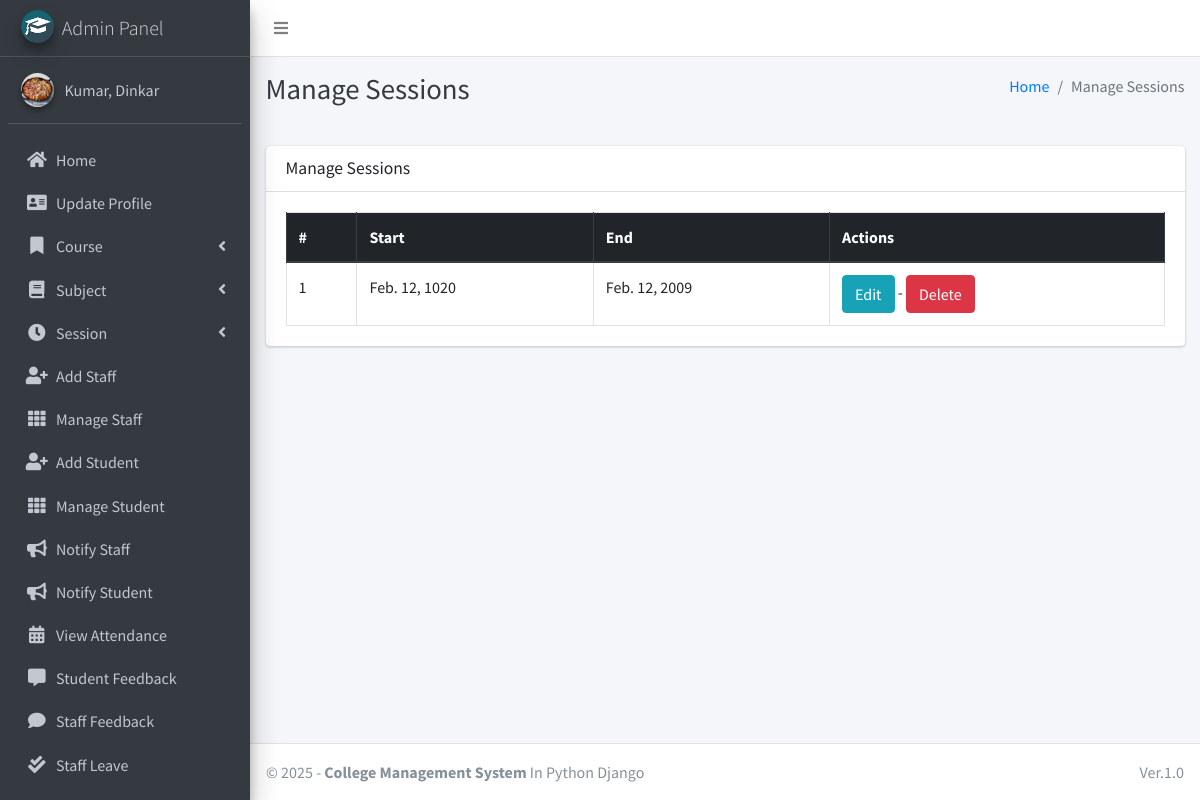
The app's page /session/manage/ (signed in) with its own data.
### main_app/models.py (models this page shows, shortened)
class CustomUser(AbstractUser):
    USER_TYPE = ((1, "HOD"), (2, "Staff"), (3, "Student"))
    GENDER = [("M", "Male"), ("F", "Female")]
    username = None  # Removed username, using email instead
    email = models.EmailField(unique=True)
    user_type = models.CharField(default=1, choices=USER_TYPE, max_length=1)
    gender = models.CharField(max_length=1, choices=GENDER)
    profile_pic = models.ImageField()
    address = models.TextField()
    fcm_token = models.TextField(default="")  # For firebase notifications
    created_at = models.DateTimeField(auto_now_add=True)
    updated_at = models.DateTimeField(auto_now=True)
    USERNAME_FIELD = "email"
    REQUIRED_FIELDS = []
    objects = CustomUserManager()
    def __str__(self):
        return self.last_name + ", " + self.first_name

class Session(models.Model):
    start_year = models.DateField()
    end_year = models.DateField()

### main_app/hod_views.py (the view)
# urls.py: path("session/manage/", hod_views.manage_session, name='manage_session'),
def manage_session(request):
    sessions = Session.objects.all()
    context = {'sessions': sessions, 'page_title': 'Manage Sessions'}
    return render(request, "hod_template/manage_session.html", context)

### main_app/templates/hod_template/manage_session.html
{% extends 'main_app/base.html' %}
{% load static %}
{% block page_title %}{{page_title}}{% endblock page_title %}
{% block content %}
<section class="content">
    <div class="container-fluid">
        <div class="row">
            <div class="col-md-12">
                <div class="card">
                    <div class="card-header">
                        <h3 class="card-title">{{page_title}}</h3>
                    </div>
                    <div class="card-body">
                        <table id="example2" class="table table-bordered table-hover">
                            <thead class="thead-dark">
                                <tr>
                                    <th>#</th>
                                    <th>Start</th>
                                    <th>End</th>
                                    <th>Actions</th>
                                </tr>
                            </thead>
                            <tbody>
                                {% for session in sessions %}
                                <tr>
                                    <td>{{ forloop.counter }}</td>
                                    <td>{{session.start_year}}</td>
                                    <td>{{session.end_year}}</td>
                                    <td><a href="{% url 'edit_session' session.id %}" class="btn btn-info">Edit</a> - <a href="{% url 'delete_session' session.id %}" onclick="return confirm('Are you sure you want to delete this ?')" class="btn btn-danger">Delete</a> </td>
                                </tr>
                                {% endfor %}
                            </tbody>
                        </table>
                    </div>
                </div>
            </div>
        </div>
    </div>
</section>
{% endblock content %}

### main_app/templates/main_app/sidebar_template.html (shortened to what this page needs)
{% load static %}
<aside class="main-sidebar sidebar-dark-info elevation-4">
    {% if request.user.user_type == '1' %}
    <a href="{% url 'admin_home' %}" class="brand-link">
        <img src="{% static 'dist/img/cmsl.png' %} " alt="AdminLTE Logo"
            class="brand-image img-circle elevation-3" >
        <span class="brand-text font-weight-light">Admin Panel</span>
    </a>
    <div class="sidebar">
        <div class="user-panel mt-3 pb-3 mb-3 d-flex">
            <div class="image">
                <img src="{{ request.user.profile_pic}}" class="img-circle elevation-2" alt="User Image">
            </div>
            <div class="info">
                <a href="#" class="d-block">{{user}}</a>
            </div>
        </div>
        <nav class="mt-2">
            <ul class="nav nav-pills nav-sidebar flex-column" data-widget="treeview" role="menu" data-accordion="false">
                <li class="nav-item">
                    {% url 'admin_home' as admin_home %}
                    <a href="{{admin_home}}" class="nav-link {% if admin_home == request.path %} active {% endif %}">
                        <i class="nav-icon fas fa-home"></i>
                        <p>
                            Home
                        </p>
                    </a>
                </li>
                <li class="nav-item">
                    {% url 'admin_view_profile' as admin_view_profile %}
                    <a href="{{admin_view_profile}}"
                        class="nav-link {% if admin_view_profile == request.path %} active {% endif %}">
                        <i class="nav-icon fas fa-address-card"></i>
                        <p>
                            Update Profile
                        </p>
                    </a>
                </li>
                <li class="nav-item has-treeview">
                    <a href="#" class="nav-link">
                        <i class="nav-icon fas fa-bookmark"></i>
                        <p>
                            Course
                            <i class="fas fa-angle-left right"></i>
                        </p>
                    </a>
                </li>
                <li class="nav-item has-treeview">
                    <a href="#" class="nav-link">
                        <i class="nav-icon fas fa-book"></i>
                        <p>
                            Subject
                            <i class="fas fa-angle-left right"></i>
                        </p>
                    </a>
                </li>
                <li class="nav-item has-treeview">
                    <a href="#" class="nav-link">
                        <i class="nav-icon fas fa-clock"></i>
                        <p>
                            Session
                            <i class="fas fa-angle-left right"></i>
                        </p>
                    </a>
                </li>
                <li class="nav-item">
                    {% url 'add_staff' as add_staff %}
                    <a href="{{add_staff}}" class="nav-link {% if add_staff == request.path %} active {% endif %}">
                        <i class="nav-icon fas fa-user-plus"></i>
                        <p>
                            Add Staff
                        </p>
                    </a>
                </li>
                <li class="nav-item">
                    {% url 'manage_staff' as manage_staff %}
                    {% url 'edit_staff' staff_id as edit_staff %}
                    <a href="{{manage_staff}}"
                        class="nav-link {% if manage_staff == request.path or request.path == edit_staff %} active {% endif %}">
                        <i class="nav-icon fas fa-th"></i>
                        <p>
                            Manage Staff
                        </p>
                    </a>
                </li>
                <li class="nav-item">
                    {% url 'add_student' as add_student%}
                    <a href="{{add_student}}" class="nav-link  {% if add_student == request.path %} active {% endif %}">
                        <i class="nav-icon fas fa-user-plus"></i>
                        <p>
                            Add Student
                        </p>
                    </a>
                </li>
                <li class="nav-item">
                    {% url 'manage_student' as manage_student %}
                    {% url 'edit_student' student_id as edit_student %}
                    <a href="{{manage_student}}"
                        class="nav-link  {% if edit_student == request.path or manage_student == request.path %} active {% endif %}">
                        <i class="nav-icon fas fa-th"></i>
                        <p>
                            Manage Student
                        </p>
                    </a>
                </li>
                <li class="nav-item">
                    {% url 'admin_notify_staff' as admin_notify_staff %}
                    <a href="{{admin_notify_staff}}"
                        class="nav-link {% if admin_notify_staff == request.path %} active {% endif %}">
                        <i class="nav-icon fas fa-bullhorn"></i>
                        <p>
                            Notify Staff
                        </p>
                    </a>
                </li>
                <li class="nav-item">
                    {% url 'admin_notify_student' as admin_notify_student %}
                    <a href="{{admin_notify_student}}"
                        class="nav-link {% if admin_notify_student == request.path %} active {% endif %}">
                        <i class="nav-icon fas fa-bullhorn"></i>
                        <p>
                            Notify Student
                        </p>
                    </a>
                </li>
                <li class="nav-item">
                    {% url 'admin_view_attendance' as admin_view_attendance %}
                <li class="nav-item">
                    <a href="{{admin_view_attendance}}"
                        class="nav-link  {% if admin_view_attendance == request.path %} active {% endif %}">
                        <i class="nav-icon fas fa-calendar-alt"></i>
                        <p>
                            View Attendance
                        </p>
                    </a>
                </li>
                <li class="nav-item">
                    {% url 'student_feedback_message' as student_feedback_message %}
                    <a href="{{ student_feedback_message }}"
                        class="nav-link  {% if student_feedback_message == request.path %} active {% endif %}">
                        <i class="nav-icon fas fa-comment-alt"></i>
                        <p>
                            Student Feedback
                        </p>
                    </a>
                </li>
                <li class="nav-item">
                    {% url 'staff_feedback_message' as staff_feedback_message %}
                    <a href="{{staff_feedback_message}}"
                        class="nav-link   {% if staff_feedback_message == request.path %} active {% endif %}">
                        <i class="nav-icon fas fa-comment"></i>
                        <p>
                            Staff Feedback
                        </p>
                    </a>
                </li>
                <li class="nav-item">
                    {% url 'view_staff_leave' as view_staff_leave %}
                    <a href="{{view_staff_leave}}"
                        class="nav-link  {% if view_staff_leave == request.path %} active {% endif %}">
                        <i class="nav-icon fas fa-check-double"></i>
                        <p>
                            Staff Leave
                        </p>
                    </a>
                </li>
                <li class="nav-item">
                    {% url 'view_student_leave' as view_student_leave %}
                    <a href="{% url 'view_student_leave' %}"
                        class="nav-link  {% if view_student_leave == request.path %} active {% endif %}">
                    </a>
                </li>
                                        {% endif %}
                                    </ul>
                                </nav>
                            </div>
</aside>

### records on screen
CustomUser: user.profile_pic (picture), last_name+first_name "Kumar, Dinkar"
Session: start_year "Feb. 12, 1020", end_year "Feb. 12, 2009"

### other values on screen
{{ page_title }} "Manage Sessions"
